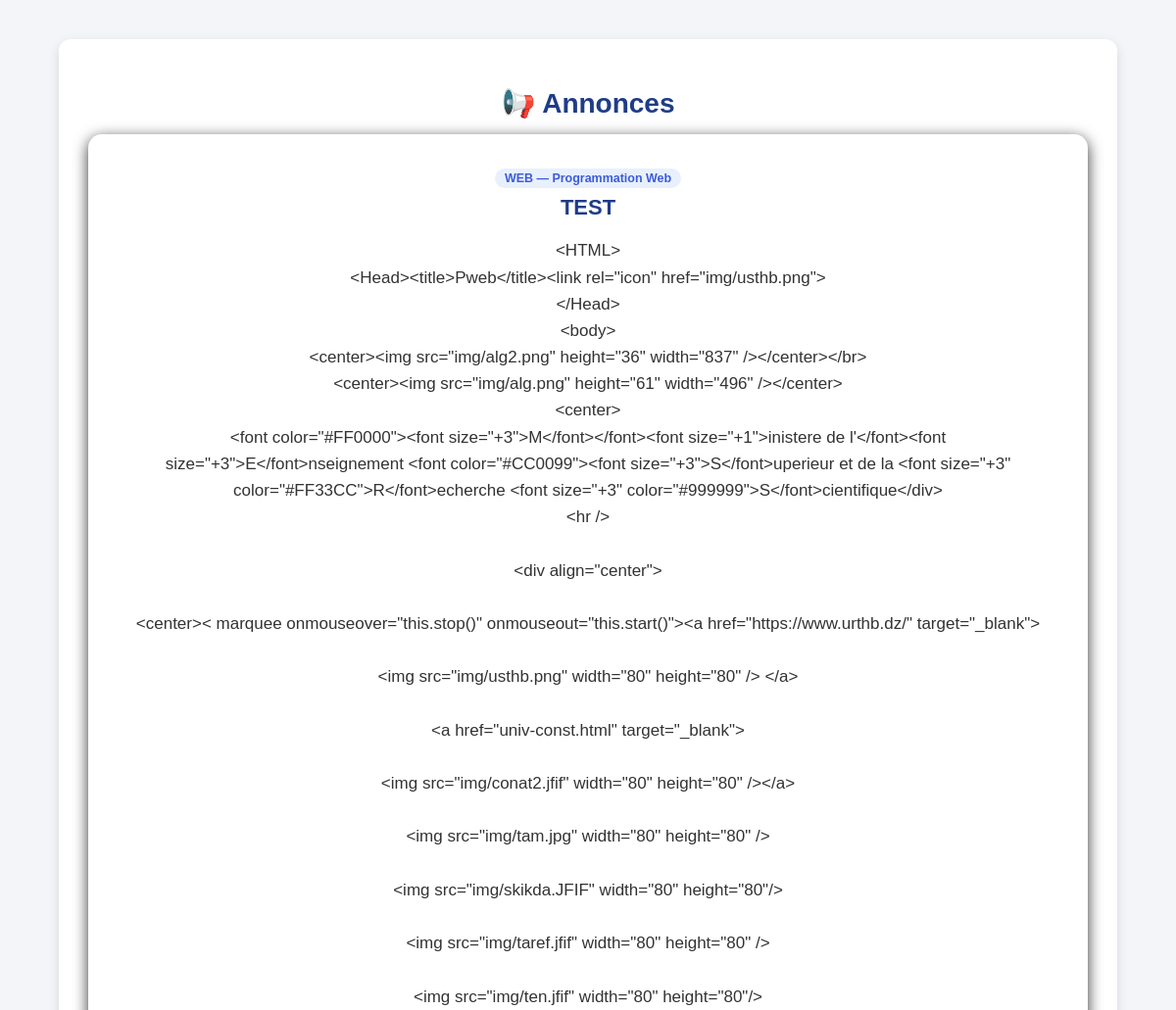
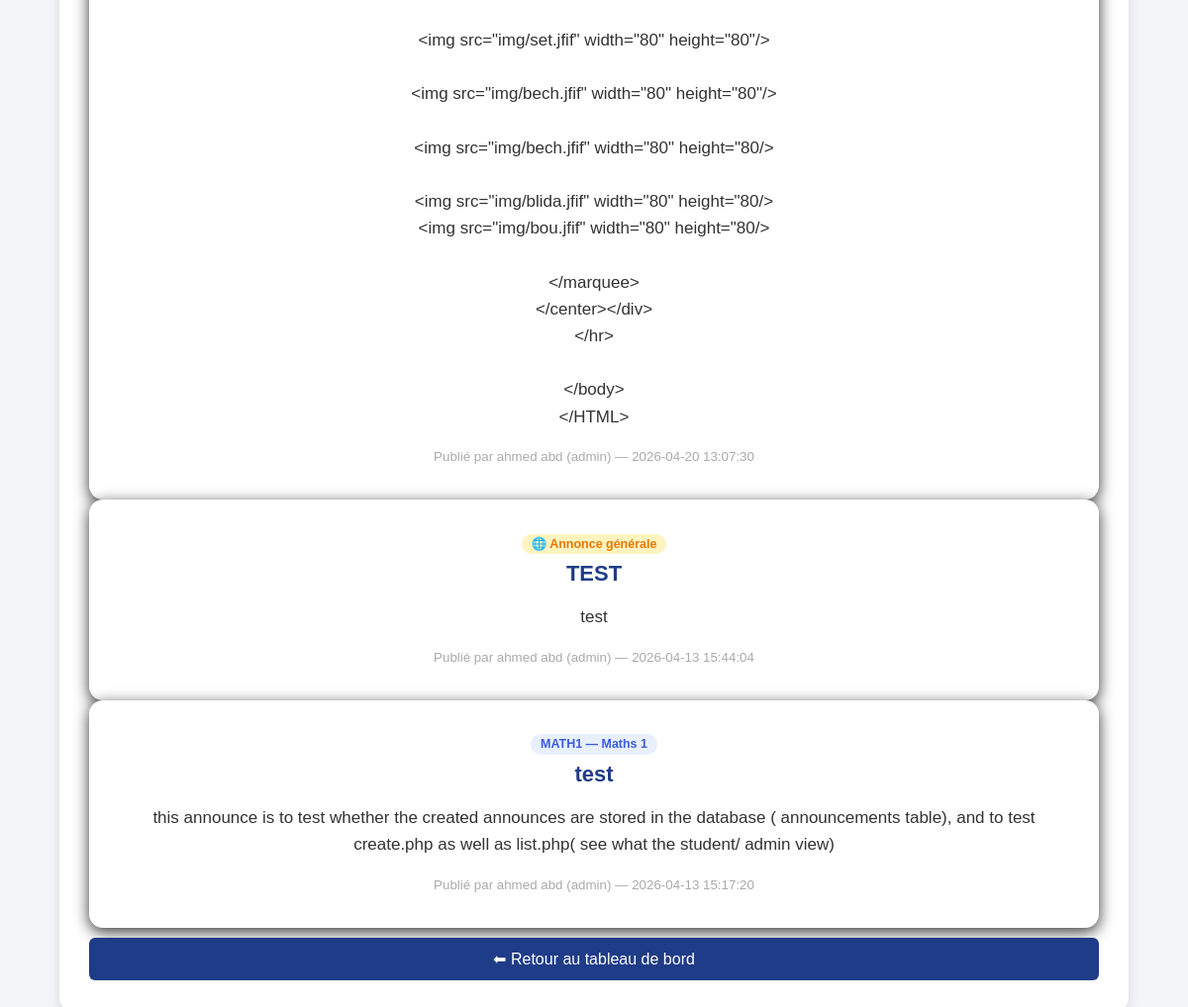
Page /public/announcements/list.php on the committed database (2 pictures, top to bottom).
### tables this page shows
CREATE TABLE `announcements` (
  `id` int(11) NOT NULL COMMENT 'id of the announcement',
  `user_id` int(11) NOT NULL COMMENT 'id of the teacher',
  `title` varchar(50) NOT NULL,
  `content` text NOT NULL,
  `posted_at` timestamp NOT NULL DEFAULT current_timestamp() ON UPDATE current_timestamp() COMMENT 'the time the announcement was posted',
  `module_id` int(11) DEFAULT NULL
);

CREATE TABLE `modules` (
  `id` int(11) NOT NULL,
  `code` varchar(20) NOT NULL,
  `name` varchar(20) NOT NULL,
  `teacher_id` int(11) NOT NULL,
  `coefficient` int(11) DEFAULT NULL
);

CREATE TABLE `users` (
  `id` int(11) NOT NULL COMMENT 'technical id for the db',
  `identifier` varchar(20) NOT NULL COMMENT 'employee id/ matricule',
  `password` varchar(255) NOT NULL,
  `role` enum('student','teacher','admin') NOT NULL,
  `first_name` varchar(20) NOT NULL,
  `last_name` varchar(20) NOT NULL,
  `email` varchar(50) NOT NULL,
  `created` timestamp NOT NULL DEFAULT current_timestamp() ON UPDATE current_timestamp() COMMENT 'timestamp for creation of the account'
);

### public/announcements/list.php (the view, shortened to what this page needs)
<?php
require_once "../../config/bd.php";
$sql = "
SELECT
    a.id,
    a.title,
    a.content,
    a.posted_at,
    u.first_name,
    u.last_name,
    u.role,
    m.code AS module_code,
    m.name AS module_name
FROM announcements a
LEFT JOIN users u ON a.user_id = u.id
LEFT JOIN modules m ON a.module_id = m.id
ORDER BY a.posted_at DESC
";
$result = $conn->query($sql);
$announcements = [];
if ($result) {
    while ($row = $result->fetch_assoc()) {
        $announcements[] = $row;
    }
}
?>
<!DOCTYPE html>
<html lang="fr">
<head>
    <link rel="stylesheet" href="../assets/style.css">
</head>
<body>
<div class="container">
    <h1>📢 Annonces</h1>
    <?php if (empty($announcements)): ?>
        <div class="card">
            <p>Aucune annonce disponible pour le moment.</p>
        </div>
    <?php else: ?>
        <?php foreach ($announcements as $ann): ?>
            <div class="card">
                <?php if (!empty($ann['module_code'])): ?>
                    <small style="
                        background:#e8f0fe;
                        color:#3b5bdb;
                        padding:0.2rem 0.6rem;
                        border-radius:999px;
                        font-size:0.78rem;
                        font-weight:600;
                    ">
                        <?= htmlspecialchars($ann['module_code'] . ' — ' . $ann['module_name']) ?>
                    </small>
                <?php else: ?>
                    <small style="
                        background:#fff3bf;
                        color:#e67700;
                        padding:0.2rem 0.6rem;
                        border-radius:999px;
                        font-size:0.78rem;
                        font-weight:600;
                    ">
                        🌐 Annonce générale
                    </small>
                <?php endif; ?>
                <h2 style="margin:0.6rem 0 0.3rem;">
                    <?= htmlspecialchars($ann['title']) ?>
                </h2>
                <p>
                    <?= nl2br(htmlspecialchars($ann['content'])) ?>
                </p>
                <small style="color:#aaa;">
                    Publié par <?= htmlspecialchars($ann['first_name'] . ' ' . $ann['last_name']) ?>
                    (<?= htmlspecialchars($ann['role']) ?>)
                    — <?= $ann['posted_at'] ?>
                </small>
            </div>
        <?php endforeach; ?>
    <?php endif; ?>
    <a class="btn" href="../../public/dashboard_etudiant.php">
        ⬅ Retour au tableau de bord
    </a>
</div>
</body>
</html>

### public/assets/style.css (style rules this page uses)
* { box-sizing: border-box; }
body { font-family: Arial, sans-serif; background-color: #f3f5f9; margin: 0; padding: 0; overflow-x: hidden; }
.container { width: 90%; max-width: 1100px; margin: 40px auto; background-color: #ffffff; padding: 30px; border-radius: 12px; box-shadow: 0 4px 12px rgba(0, 0, 0, 0.12); text-align: center; }
h1 { color: #1f3c88; margin-bottom: 15px; font-size: 28px; }
h2 { color: #1f3c88; margin-bottom: 20px; font-size: 22px; }
p { font-size: 17px; color: #333; line-height: 1.6; }
.btn { display: inline-block; width: 100%; background-color: #1f3c88; color: white; text-decoration: none; padding: 12px 25px; border: none; border-radius: 6px; font-size: 16px; cursor: pointer; margin-top: 10px; text-align: center; }
.card { background-color: #ffffff; border-radius: 14px; padding: 35px 30px; box-shadow: 0 4px 15px rgba(0, 0, 0, 0.8); text-align: center; }

### rows in the picture
announcements: module.name "WEB — Programmation Web", title "TEST", content "<HTML> <Head><title>Pweb</title><link rel=\"icon\" href=\"img/usthb.png\"> </Head> <body> <center><img src=\"img/alg2.png\" height=\"36\" width=\"837\" /></center></br> <center><img src=\"img/alg.png\" height=\"61\" width=\"496\" /></center> <center> <font color=\"#FF0000\"><font size=\"+3\">M</font></font><font size=\"+1\">inistere de l'</font><font size=\"+3\">E</font>nseignement <font color=\"#CC0099\"><font size=\"+3\">S</font>uperieur et de la <font size=\"+3\" color=\"#FF33CC\">R</font>echerche <font size=\"+3\" color=\"#999999\">S</font>cientifique</div> <hr /> <div align=\"center\"> <center>< marquee onmouseover=\"this.stop()\" onmouseout=\"this.start()\"><a href=\"https://www.urthb.dz/\" target=\"_blank\"> <img…", user.last_name "ahmed abd", user.role "admin", posted_at "2026-04-20 13:07:30"
announcements: shows "🌐 Annonce générale", title "TEST", content "test", user.last_name "ahmed abd", user.role "admin", posted_at "2026-04-13 15:44:04"
announcements: module.name "MATH1 — Maths 1", title "test", content "this announce is to test whether the created announces are stored in the database ( announcements table), and to test create.php as well as list.php( see what the student/ admin view)", user.last_name "ahmed abd", user.role "admin", posted_at "2026-04-13 15:17:20"
